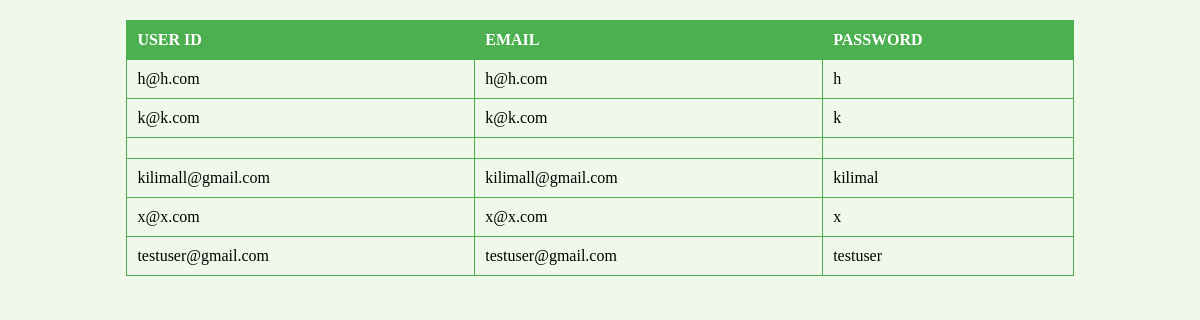
Screenshot of /admin/users with the database file from the repository.
### server.py (models this page shows)
class User(UserMixin,db.Model):
    id=db.Column(db.String(120),unique=True,nullable=False,primary_key=True)
    email=db.Column(db.String(120),unique=True,nullable=False)
    password=db.Column(db.String(120),nullable=False)
    balance = db.Column(db.Integer, default=0)

### admin.py (the view)
@admn_blueprint.route("/users")
def get_users():
    with sqlite3.connect(r"./instance/users.db") as connection:
        cursor=connection.cursor()
        cursor.execute("SELECT * FROM user")
        data=cursor.fetchall()
        collection=[]
        for i in data:
            item=dict()
            item["user_id"]=i[0]
            item["email"]=i[1]
            item["password"]=i[2]
            collection.append(item)
        return render_template("users_table.html",data=collection)

### templates/users_table.html (shortened to what this page needs)
<!DOCTYPE html>
<html lang="en">
<head>
</head>
<body>
<table>
    <thead>
        <tr>
            <th>USER ID</th>
            <th>EMAIL</th>
            <th>PASSWORD</th>
        </tr>
    </thead>
    <tbody>
        {% for service in data %}
            <tr>
                <td>{{ service.user_id }}</td>
                <td>{{ service.email }}</td>
                <td>{{ service.password }}</td>
            </tr>
        {% endfor %}
    </tbody>
</table>
</body>
</html>

### templates/users_table.html (style rules this page uses)
body { background-color: #f0f8ea; }
table { width: 80%; margin: auto; border-collapse: collapse; margin-top: 20px; }
th, td { border: 1px solid #4CAF50; padding: 10px; text-align: left; }
th { background-color: #4CAF50; color: white; }

### rows the page displays
User: user_id "h@h.com", email "h@h.com", password "h"
User: user_id "k@k.com", email "k@k.com", password "k"
User: user_id "kilimall@gmail.com", email "kilimall@gmail.com", password "kilimal"
User: user_id "x@x.com", email "x@x.com", password "x"
User: user_id "testuser@gmail.com", email "testuser@gmail.com", password "testuser"
